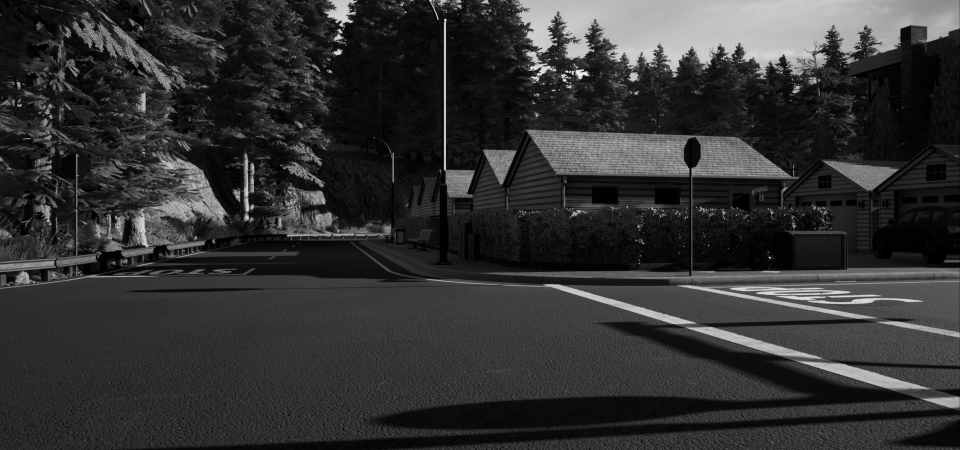
//> input picture esami/exam-07-01-2020/images/L.pgm, 960 x 450 px
$ ./simple images/L.pgm images/R.pgm   (built with g++ and OpenCV 4)
//> lines starting //> are read from the running program, lines starting //| are printed output that depends on the picture
// OpneCV
#include <opencv2/core/core.hpp>
#include <opencv2/highgui/highgui.hpp>
#include <opencv2/imgproc/imgproc.hpp>

// std:
#include <fstream>
#include <iostream>
#include <string>

// Non necessario per l'esame
// #define USE_SGM

#define MIN_DISPARITY 0
#define MAX_DISPARITY 127

#ifdef USE_SGM
// richiede opencv_contrib/modules/stereo
#include <opencv2/calib3d.hpp>
#include <opencv2/stereo.hpp>

void testOpenCvSGM(const cv::Mat &left_image, const cv::Mat &right_image);
#endif

///////////////////////////////////////////
// ES. 1
//
//
// Per ogni pixel dell'immagine sinistra, cercare il suo corrispondente nell'immagine destra utilizzando la metrica SAD (Sum of Absolute Differences)
//
// Il corrispondente cercato e' il pixel sull'immagine destra tale per cui la somma delle differenze in valore assoluto di una finestra 7x7,
// centrata intorno ai relativi pixel destra/sinistra, e' minima
//
// In altre parole, per ogni pixel dell'immagine sx, confrontare il suo vicinato 7x7 con il corrispondente vicinato 7x7 di un pixel sulla destra.
//
// HINTS:
// - le immagini sono rettificate, quindi il corrispondente a destra su quale riga si trova?
// - dato un pixel (riga_l,colonna_l) sull'immagine sinistra, il corrispondente sulla destra (riga_r, colonna_r) si puo' trovare unicamente da uno specifico lato:
//   colonna_l < colonna_r? Oppure colonna_l > colonna_r? Quale dei due?
// - consideriamo spostamenti lungo la righa di massimo 128 colonne (cioe' disparita' massima 128)
//
//
// HINTS: si puo' fare con 5 cicli innestati
//
//
// REFERENCE: Lezioni 11_StereoMatching e 13_Feature2
//
void mySAD_Disparity7x7(const cv::Mat &left_image, const cv::Mat &right_image, cv::Mat &out)
{
	// immagine di uscita
	out = cv::Mat(left_image.rows, left_image.cols, CV_32FC1, cv::Scalar(0));

	/* YOUR CODE HERE
	 *
	 */

	int w_size = 7;

	// with the first 2 for cycles we cycle on the rows and cols of the input images
	for (int r = w_size / 2; r < (left_image.rows - w_size / 2); ++r)
	{
		for (int c = w_size / 2; c < (left_image.cols - w_size / 2); ++c)
		{
			/*
				For each point / pixel we compute the SAD and, in the end, we want the minimum value.
				So we initialize minSAD (that contains each time the minimum computed SAD) with the highest possible number.
			*/
			unsigned int minSAD = UINT_MAX;
			int minSAD_d; // minSAD_d contains where (the disparity) we have found the minimum SAD

			// we compute all the possible disparities in the range [MIN_DISPARITY; MAX_DISPARITY] (in our case [0, 127])
			//(c - d) > 1 is needed to avoid exiting the image (we move at max for 127 positions or until we reach the end of the row of the image)
			for (int d = MIN_DISPARITY; d < MAX_DISPARITY && (c - d) > 1; ++d)
			{
				unsigned int SAD = 0; // the computed SAD

				// we cycle the w_size x w_size window (dr and dc are the offsets on the rows and cols with respect to the current pixel)
				for (int dr = -w_size / 2; dr <= w_size / 2; ++dr)
				{
					for (int dc = -w_size / 2; dc <= w_size / 2; ++dc)
					{
						// int curr_r = r + dr; //the considered row according to the current element of the window
						// int curr_left_c = c + dc; //the considered column (in the left image) according to the offset
						// int curr_right_c = c - d + dc;  //the considered column (in the right image) according to the offset
						SAD += abs(left_image.at<u_char>(r + dr, c + dc) - right_image.at<u_char>(r + dr, c + dc - d));
					}
				}

				if (SAD < minSAD)
				{
					minSAD = SAD;
					minSAD_d = d;
				}
			}

			out.at<float>(r, c) = minSAD_d;
		}
	}
}

///////////////////////////////////////////

///////////////////////////////////////////
// ES. 2
//
// Creiamo una nuova immagine di altezza paria all'altezza della disparita', larghezza pari a 128
//
// Per ogni riga di questa nuova immagine, salviamo nella c-esima colonna il conteggio delle disparita' floor(disp)==c per quella stessa riga
//
// NON conteggiamo le disparita' floor(disp)==0
//
// HINTS:
// - la riga r-esima di questa nuova immagine dipende solo riga r-esima della disparita'
//
void VDisparity(const cv::Mat &disp, cv::Mat &out)
{
	// immagine di uscita
	//
	// e' una uint16 per essere sicuri di poter accumulare abbastanza valori negli istogrammi
	out = cv::Mat(disp.rows, 128, CV_16UC1, cv::Scalar(0));

	/* YOUR CODE HERE
	 *
	 */

	for (int r = 0; r < disp.rows; ++r)
	{
		for (int c = 0; c < disp.cols; ++c)
		{
			float d = disp.at<float>(r, c);
			out.at<u_int16_t>(r, d) += 1;
		}
	}
}
///////////////////////////////////////////

int main(int argc, char **argv)
{
	std::cout << "Simple program." << std::endl;

	//////////////////////
	// parse argument list:
	//////////////////////
	if (argc != 3)
	{
		std::cerr << "Usage ./simple <left_image_filename> <right_image_filename>" << std::endl;
		return 0;
	}

	// opening left file
	std::cout << "Opening " << argv[1] << std::endl;
	cv::Mat left_image = cv::imread(argv[1], CV_8UC1);
//> left_image is the input picture: 450 rows x 960 cols, CV_8UC1; min 0, max 249, mean 50.4
	if (left_image.empty())
	{
		std::cout << "Unable to open " << argv[1] << std::endl;
		return 1;
	}

	// opening right file
	std::cout << "Opening " << argv[2] << std::endl;
//| Opening images/R.pgm
	cv::Mat right_image = cv::imread(argv[2], CV_8UC1);
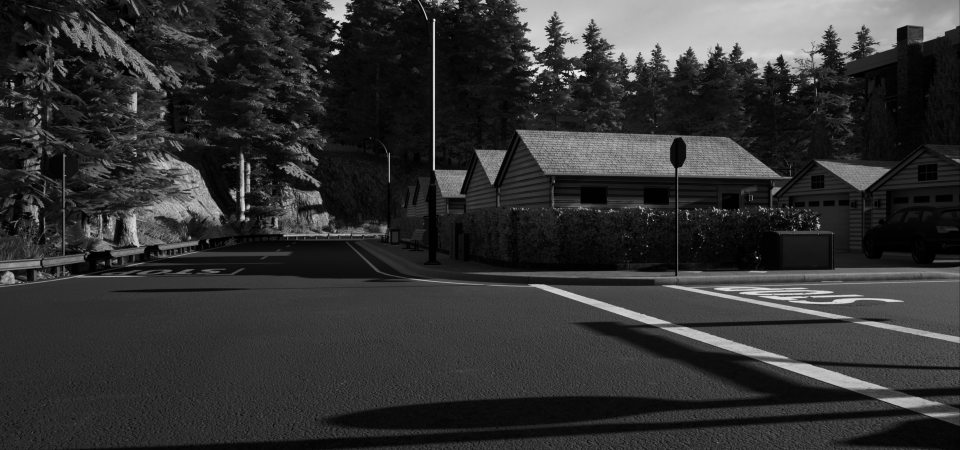
//> input picture esami/exam-07-01-2020/images/R.pgm, 960 x 450 px
//> right_image is the input picture: 450 rows x 960 cols, CV_8UC1; min 0, max 249, mean 50.6
	if (right_image.empty())
	{
		std::cout << "Unable to open " << argv[2] << std::endl;
		return 1;
	}

	////////////////////////////////////////////////////////////////////////////////////////////////////
	// ES.1
	//
	// immagine di disparita' di output
	cv::Mat imgDisparity32FC1;

	// CHIAMATA ALLA VOSTRA FUNZIONE
	mySAD_Disparity7x7(left_image, right_image, imgDisparity32FC1);
//> after the loop in mySAD_Disparity7x7, `for (int r = w_size / 2; r < (left_image.rows - w_size / 2); ++r)`:
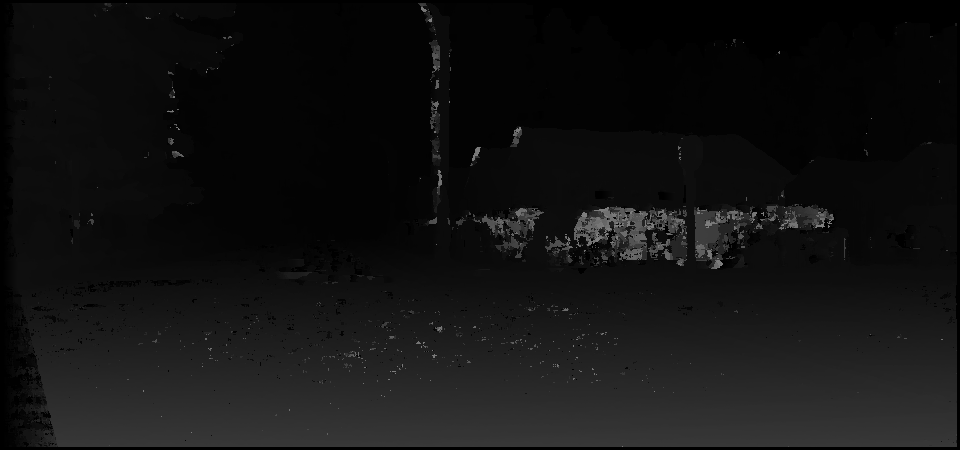
//> out: 450 rows x 960 cols, CV_32FC1; min 0, max 126, mean 17.9
	////////////////////////////////////////////////////////////////////////////////////////////////////

	////////////////////////////////////////////////////////////////////////////////////////////////////
	// ES.2
	cv::Mat imgVDisparity16UC1;

	// CHIAMATA ALLA VOSTRA FUNZIONE
	VDisparity(imgDisparity32FC1, imgVDisparity16UC1);
//> after the loop in VDisparity, `for (int r = 0; r < disp.rows; ++r)`:
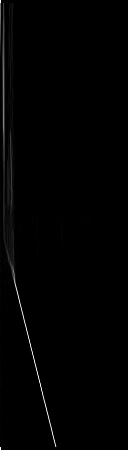
//> out: 450 rows x 128 cols, CV_16UC1; min 0, max 960, mean 7.5; drawn with min black and max white
	//
	////////////////////////////////////////////////////////////////////////////////////////////////////

	////////////////////////////////////////////////////////////////////////////////////////////////////
	// WINDOWS
	//
	// DO NOT CHANGE
	//
	cv::Mat adjMap;
	double minVal;
	double maxVal;

	cv::minMaxLoc(imgDisparity32FC1, &minVal, &maxVal);
//> minVal = 0; maxVal = 126
	std::cout << "max min mySAD " << maxVal << " " << minVal << std::endl;
//| max min mySAD 126 0
	cv::convertScaleAbs(imgDisparity32FC1, adjMap, 255 / (maxVal - minVal));
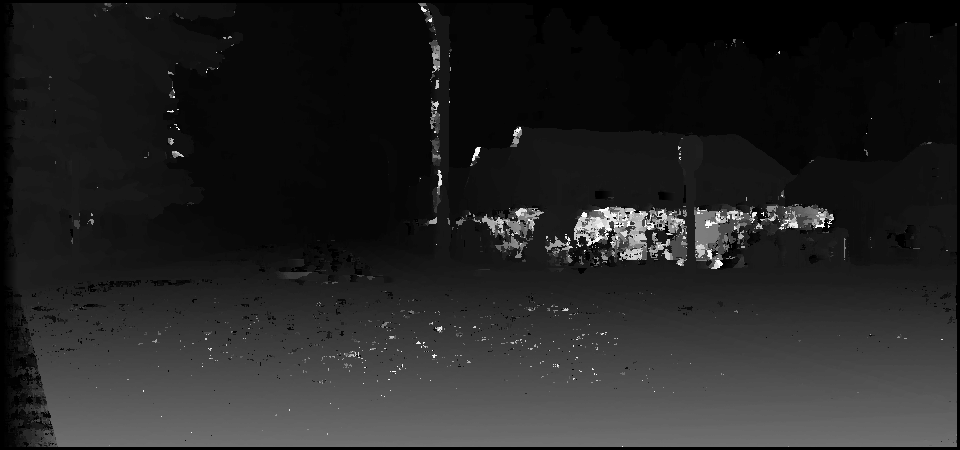
//> adjMap: 450 rows x 960 cols, CV_8UC1; min 0, max 255, mean 36.2
	cv::namedWindow("mySAD", cv::WINDOW_AUTOSIZE);
	cv::imshow("mySAD", adjMap);

	cv::Mat adjMapV;
	cv::minMaxLoc(imgVDisparity16UC1, &minVal, &maxVal);
//> maxVal = 960
	std::cout << "max min VDisparity " << maxVal << " " << minVal << std::endl;
//| max min VDisparity 960 0
	cv::convertScaleAbs(imgVDisparity16UC1, adjMapV, 255 / (maxVal - minVal));
	cv::namedWindow("VDisparity", cv::WINDOW_AUTOSIZE);
	cv::imshow("VDisparity", adjMapV);

#ifdef USE_SGM
	/// Esempio SGM di OpenCv
	//
	//  Non necessario per l'esame
	testOpenCvSGM(left_image, right_image);
#endif

	// display images
	cv::namedWindow("left image", cv::WINDOW_NORMAL);
	cv::imshow("left image", left_image);

	cv::namedWindow("right image", cv::WINDOW_NORMAL);
	cv::imshow("right image", right_image);
	///////////////////////////////////////////////////////////////////////////////////////////////////////

	// wait for key
	cv::waitKey();

	return 0;
}

///////////////////////////////////////////////////////////////////////////
////
//// EXTRA ESAME
////
//
#ifdef USE_SGM
void testOpenCvSGM(const cv::Mat &left_image, const cv::Mat &right_image)
{
	////////////////////////////////////////////////////////////////////////
	///
	/// Esempio di disparita' ottenuta tramite metodo Semi-Global-Matching (SGM)
	///
	/// E' lo stato dell'arte per quanto riguarda il calcolo della disparita' in tempo reale
	///
	/// Esistono altri metodi piu' accurati, ma piu' lenti
	///

	int kernel_size = 5, number_of_disparities = 128, P1 = 100, P2 = 1000;
	int binary_descriptor_type = 0;
	cv::Mat imgDisparity16U(left_image.rows, left_image.cols, CV_16U, cv::Scalar(0));

	// we set the corresponding parameters
	cv::Ptr<cv::stereo::StereoBinarySGBM> sgbm = cv::stereo::StereoBinarySGBM::create(1, number_of_disparities, kernel_size);

	// setting the penalties for sgbm
	sgbm->setP1(P1);
	sgbm->setP2(P2);
	sgbm->setMinDisparity(1);
	sgbm->setUniquenessRatio(5);
	sgbm->setSpeckleWindowSize(400);
	sgbm->setSpeckleRange(200);
	sgbm->setDisp12MaxDiff(1);
	sgbm->setBinaryKernelType(binary_descriptor_type);
	sgbm->setSpekleRemovalTechnique(cv::stereo::CV_SPECKLE_REMOVAL_AVG_ALGORITHM);
	sgbm->setSubPixelInterpolationMethod(cv::stereo::CV_SIMETRICV_INTERPOLATION);
	sgbm->compute(left_image, right_image, imgDisparity16U);

	cv::Mat adjMap, falseColorsMap;
	double minVal;
	double maxVal;

	imgDisparity16U /= 16; // opencv restituisce la dispartia' in fixed point, con 4 bit per la parte frazionaria

	cv::minMaxLoc(imgDisparity16U, &minVal, &maxVal);
	std::cout << "max min SGM " << maxVal << " " << minVal << std::endl;
	cv::convertScaleAbs(imgDisparity16U, adjMap, 255 / (maxVal - minVal));
	cv::namedWindow("SGM", cv::WINDOW_NORMAL);
	cv::imshow("SGM", adjMap);

	////////////////////////////////////////////////////////////////////////
}
#endif
////////////////////////////////////////////////////////////////////////////////////////////////////////////
